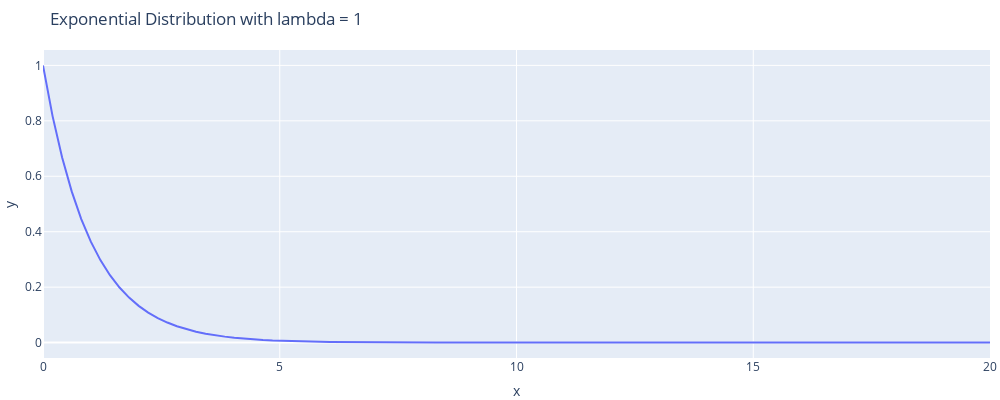

This figure's notebook cell:
### Code cell
import numpy as np
import math
import plotly.express as plt
#import matplotlib.pyplot as plt

def exponential(lam,x):
    y=[]
    for i in x:
        y.append(lam*(math.exp(-lam*i)))

    #print(y)

    fig = plt.line(x=x,y=y,width = 1000,height = 400,title="Exponential Distribution with lambda = 1")

    fig.update_layout(
    margin=dict(l=0, r=10, t=50, b=0))

    fig.show()


x=np.linspace(0,20,100)

ans = exponential(1,x)
